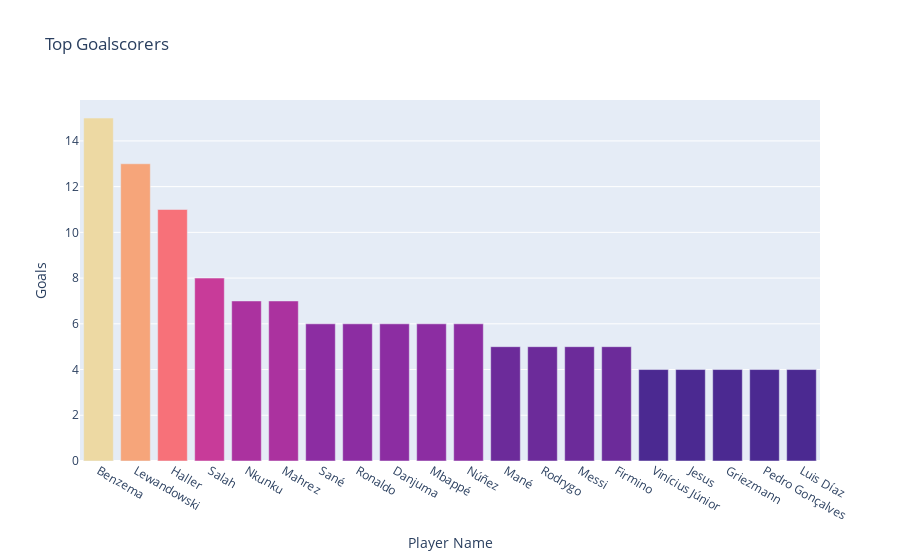

Here is the notebook cell this chart was saved with:
### Code cell
top_goals_bar = px.bar(x=top_goals.player_name,
                      y=top_goals.goals,
                      title="Top Goalscorers",
                      hover_name=top_goals.player_name,
                      color=top_goals.goals,
                      color_continuous_scale='Agsunset')

top_goals_bar.update_layout(xaxis_title="Player Name",
                           yaxis_title="Goals",
                           coloraxis_showscale=False)

top_goals_bar.show()

### Figure 1 — Plotly figure (JSON) as saved in the notebook; plotly's stock layout.template omitted (floating-point values rounded to 4 significant figures)
{"data": [{"alignmentgroup": "True", "hovertemplate": "<b>%{hovertext}</b><br><br>x=%{x}<br>y=%{y}<br>color=%{marker.color}<extra></extra>", "hovertext": ["Benzema", "Lewandowski", "Haller", "Salah", "Nkunku", "Mahrez", "Sané", "Ronaldo", "Danjuma", "Mbappé", "Núñez", "Mané", "Rodrygo", "Messi", "Firmino", "Vinícius Júnior", "Jesus", "Griezmann", "Pedro Gonçalves", "Luis Díaz"], "legendgroup": "", "marker": {"color": [15, 13, 11, 8, 7, 7, 6, 6, 6, 6, 6, 5, 5, 5, 5, 4, 4, 4, 4, 4], "coloraxis": "coloraxis", "pattern": {"shape": ""}}, "name": "", "offsetgroup": "", "orientation": "v", "showlegend": false, "textposition": "auto", "type": "bar", "x": ["Benzema", "Lewandowski", "Haller", "Salah", "Nkunku", "Mahrez", "Sané", "Ronaldo", "Danjuma", "Mbappé", "Núñez", "Mané", "Rodrygo", "Messi", "Firmino", "Vinícius Júnior", "Jesus", "Griezmann", "Pedro Gonçalves", "Luis Díaz"], "xaxis": "x", "y": [15, 13, 11, 8, 7, 7, 6, 6, 6, 6, 6, 5, 5, 5, 5, 4, 4, 4, 4, 4], "yaxis": "y"}], "layout": {"barmode": "relative", "coloraxis": {"colorbar": {"title": {"text": "color"}}, "colorscale": [[0, "rgb(75, 41, 145)"], [0.1667, "rgb(135, 44, 162)"], [0.3333, "rgb(192, 54, 157)"], [0.5, "rgb(234, 79, 136)"], [0.6667, "rgb(250, 120, 118)"], [0.8333, "rgb(246, 169, 122)"], [1, "rgb(237, 217, 163)"]], "showscale": false}, "legend": {"tracegroupgap": 0}, "title": {"text": "Top Goalscorers"}, "xaxis": {"anchor": "y", "domain": [0, 1], "title": {"text": "Player Name"}}, "yaxis": {"anchor": "x", "domain": [0, 1], "title": {"text": "Goals"}}}}
